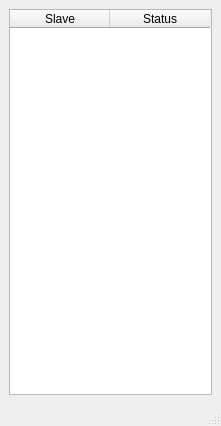
<?xml version="1.0" encoding="UTF-8"?>
<ui version="4.0">
 <class>MonitoringWindow</class>
 <widget class="QMainWindow" name="MonitoringWindow">
  <property name="geometry">
   <rect>
    <x>0</x>
    <y>0</y>
    <width>221</width>
    <height>426</height>
   </rect>
  </property>
  <property name="windowTitle">
   <string>Monitoring</string>
  </property>
  <widget class="QWidget" name="centralwidget">
   <layout class="QVBoxLayout" name="verticalLayout">
    <item>
     <widget class="QTableWidget" name="tableWidget">
      <column>
       <property name="text">
        <string>Slave</string>
       </property>
      </column>
      <column>
       <property name="text">
        <string>Status</string>
       </property>
      </column>
     </widget>
    </item>
   </layout>
  </widget>
  <widget class="QMenuBar" name="menubar">
   <property name="geometry">
    <rect>
     <x>0</x>
     <y>0</y>
     <width>221</width>
     <height>22</height>
    </rect>
   </property>
  </widget>
  <widget class="QStatusBar" name="statusbar"/>
 </widget>
 <resources/>
 <connections/>
</ui>
